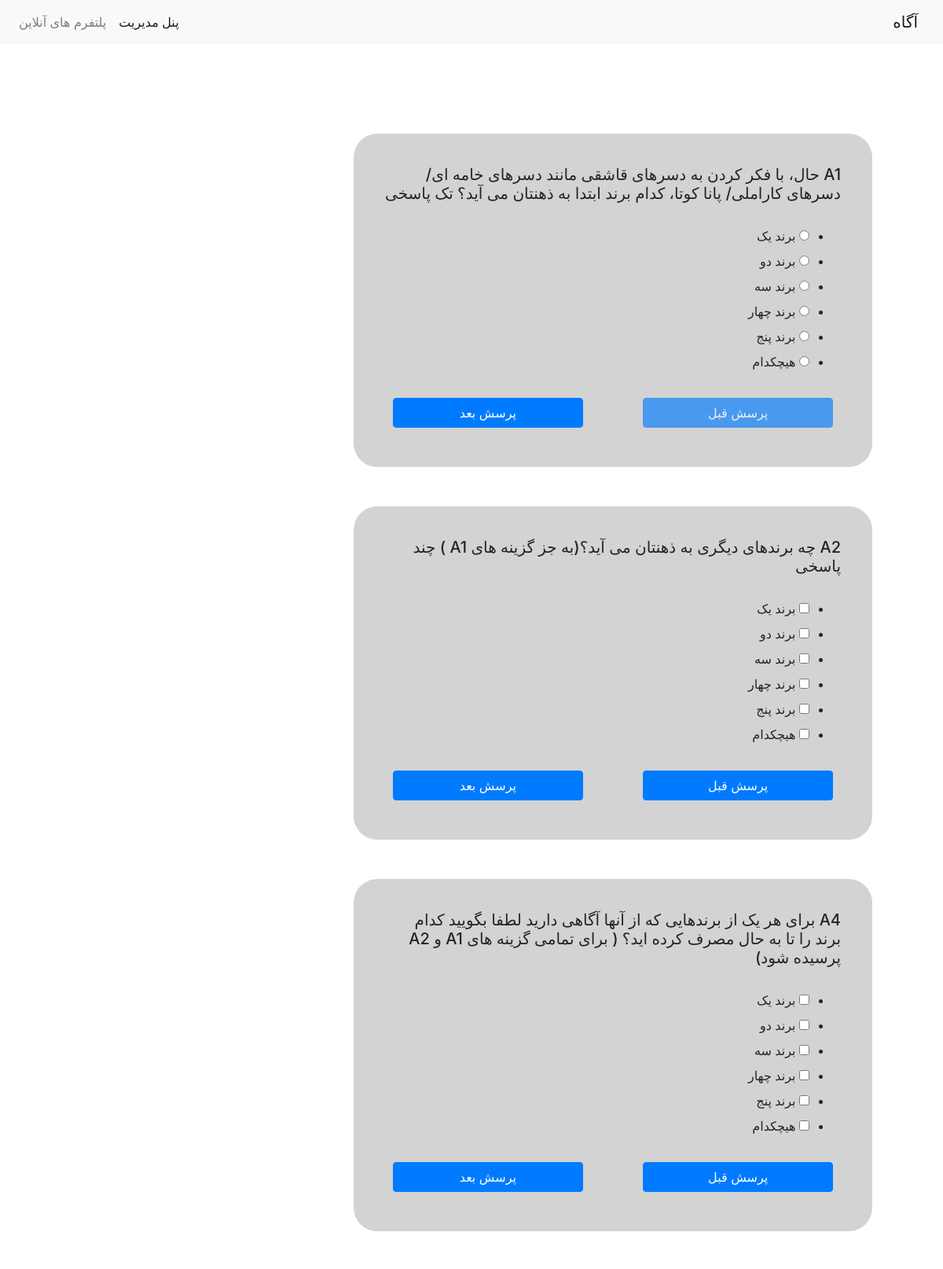
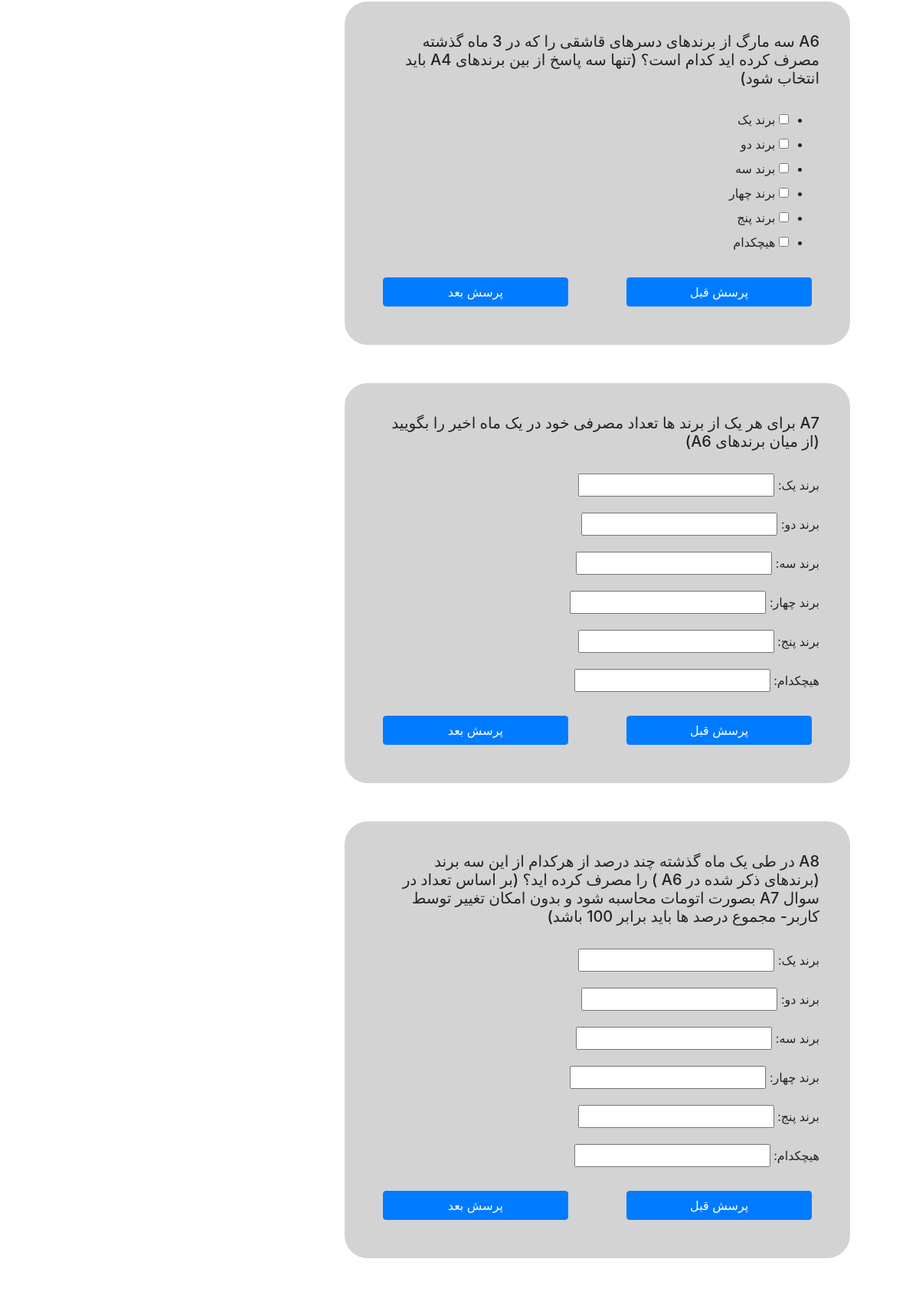
The app's page /agah/brand/ (signed in, upper part) with its own data (2 pictures, top to bottom).
### Agah/models.py (models this page shows, shortened)
class Question(models.Model):
    class Meta:
        verbose_name = 'پرسش'
        verbose_name_plural = 'پرسش'
        ordering = ['pk']
    survey = models.ForeignKey(verbose_name='پرسشنامه', to=Survey, on_delete=models.PROTECT, related_name='questions')
    code = models.CharField(verbose_name='شماره سوال', max_length=20)
    next_question = models.OneToOneField(verbose_name='سوال بعدی', to='Question', on_delete=models.PROTECT, null=True,
                                         blank=True, related_name='next', default=None)
    previous_question = models.OneToOneField(verbose_name='سوال قبلی', to='Question', on_delete=models.PROTECT,
                                             null=True,
                                             blank=True, related_name='previous')
    title = models.TextField(verbose_name='عنوان')
    question_choices = (('IntegerField', 'عدد'),
                        ('CharField', 'متن'),
                        ('ChoiceField', 'کرکره ی'),
                        ('RadioSelect', 'تک انتخاب'),
                        ('MultipleChoiceField', 'چند انتخاب'),)
    type = models.CharField(max_length=50, choices=question_choices, blank=True)

### Agah/views.py (the view, shortened to what this page needs)
# urls.py: path('brand/', views.Brand, name='brand'),
@csrf_protect
def Brand(request):
    answersheet = request.session.get('answersheet')
    try:
        answersheet = get_object_or_404(AnswerSheet, pk=answersheet)
    except:
        survey = get_object_or_404(Survey, title='پلتفرم‌های آنلاین')
        messages.info(request=request, message='شما پرسشنامه فعال ندارید')
        return redirect(reverse('agah:survey', args=[survey.pk]))
    A1 = Question.objects.get(code='A1')
    A2 = Question.objects.get(code='A2')
    A4 = Question.objects.get(code='A4')
    A6 = Question.objects.get(code='A6')
    A7 = Question.objects.get(code='A7')
    A8 = Question.objects.get(code='A8')
    A9 = Question.objects.get(code='A9')
    A10 = Question.objects.get(code='A10')
    A11 = Question.objects.get(code='A11')
    A12 = Question.objects.get(code='A12')
    if request.method == 'GET':
        A1_form = Brand_form(request.GET, instance={'brands': A1.options.all(), 'question': A1})
        A2_form = Brand_form(request.GET, instance={'brands': A1.options.all(), 'question': A2})
        A4_form = Brand_form(request.GET, instance={'brands': A1.options.all(), 'question': A4})
        A6_form = Brand_form(request.GET, instance={'brands': A1.options.all(), 'question': A6})
        A7_form = Brand_form(request.GET, instance={'brands': A1.options.all(), 'question': A7})
        A8_form = Brand_form(request.GET, instance={'brands': A1.options.all(), 'question': A8})
        A9_form = Brand_form(request.GET, instance={'brands': A1.options.all(), 'question': A9})
        A10_form = Brand_form(request.GET, instance={'brands': A1.options.all(), 'question': A10})
        A11_form = Brand_form(request.GET, instance={'brands': A1.options.all(), 'question': A11})
        A12_form = Brand_form(request.GET, instance={'brands': A1.options.all(), 'question': A12})
        context = {'A1': A1, 'A1_form': A1_form,
                   'A2': A2, 'A2_form': A2_form,
                   'A4': A4, 'A4_form': A4_form,
                   'A6': A6, 'A6_form': A6_form,
                   'A7': A7, 'A7_form': A7_form,
                   'A8': A8, 'A8_form': A8_form,
                   'A9': A9, 'A9_form': A9_form,
                   'A10': A10, 'A10_form': A10_form,
                   'A11': A11, 'A11_form': A11_form,
                   'A12': A12, 'A12_form': A12_form,
                   }
        return render(request, '../templates/Brand.html', context=context)

### templates/Brand.html (shortened to what this page needs)
{% extends 'Base.html' %}
{% block content %}
    <form method="post">
        <div class="question {{ A1.code }}">
            <h5>
                {{ A1.title }}
            </h5>
            {{ A1_form }}
            <div class="clearfix">
                <button type="button" value="next" name="{{ A1.code }}"
                        class="float-left btn btn-primary">
                    پرسش
                    بعد
                </button>
                <button disabled type="button" name="{{ A2.code }}" value="previous"
                        class="float-right btn btn-primary">
                    پرسش قبل
                </button>
            </div>
        </div>
        <div class="question  {{ A2.code }} ">
            <h5>
                {{ A2.title }}
            </h5>
            <div id="option">
                {{ A2_form }}
                <div class="clearfix">
                    <button type="button" name="{{ A2.code }}" value="previous"
                            class="float-right btn btn-primary">
                        پرسش قبل
                    </button>
                    <button type="button" name="{{ A2.code }}" value="next"
                            class="float-left btn btn-primary">پرسش
                        بعد
                    </button>
                </div>
            </div>
        </div>
        <div class="question  {{ A4.code }} ">
            <h5>
                {{ A4.title }}
            </h5>
            <div id="option">
                {{ A4_form }}
                <div class="clearfix">
                    <button type="button" name="{{ A4.code }}" value="previous"
                            class="float-right btn btn-primary">
                        پرسش قبل
                    </button>
                    <button type="button" name="{{ A4.code }}" value="next"
                            class="float-left btn btn-primary">پرسش
                        بعد
                    </button>
                </div>
            </div>
        </div>
        <div class="question  {{ A6.code }} ">
            <h5>
                {{ A6.title }}
            </h5>
            <div id="option">
                {{ A6_form }}
                <div class="clearfix">
                    <button type="button" name="{{ A6.code }}" value="previous"
                            class="float-right btn btn-primary">
                        پرسش قبل
                    </button>
                    <button type="button" name="{{ A6.code }}" value="next"
                            class="float-left btn btn-primary">پرسش
                        بعد
                    </button>
                </div>
            </div>
        </div>
        <div class="question  {{ A7.code }} ">
            <h5>
                {{ A7.title }}
            </h5>
            <div id="option">
                {{ A7_form.as_p }}
                <div class="clearfix">
                    <button type="button" name="{{ A7.code }}" value="previous"
                            class="float-right btn btn-primary">
                        پرسش قبل
                    </button>
                    <button type="button" name="{{ A7.code }}" value="next"
                            class="float-left btn btn-primary">پرسش
                        بعد
                    </button>
                </div>
            </div>
        </div>
        <div class="question  {{ A8.code }} ">
            <h5>
                {{ A8.title }}
            </h5>
            <div id="option">
                {{ A8_form.as_p }}
                <div class="clearfix">
                    <button type="button" name="{{ A8.code }}" value="previous"
                            class="float-right btn btn-primary">
                        پرسش قبل
                    </button>
                    <button type="button" name="{{ A8.code }}" value="next"
                            class="float-left btn btn-primary">پرسش
                        بعد
                    </button>
                </div>
            </div>
        </div>
    </form>
{% endblock %}

### templates/Brand.html (style rules this page uses)
button { margin: 10px; }

### templates/Base.html (style rules this page uses)
body { text-align: right; }
.question { background-color: lightgray; padding: 40px; margin: 50px 0px; border-radius: 30px; }
h5 { margin-bottom: 30px; }

### records on screen
Question: title "حال، با فکر کردن به دسرهای قاشقی مانند دسرهای خامه ای/ دسرهای کاراملی/ پانا کوتا، کدام برند ابتدا به ذهنتان می آید؟ تک پاسخی"
Question: title "چه برندهای دیگری به ذهنتان می آید؟(به جز گزینه های A1 ) چند پاسخی"
Question: title "برای هر یک از برندهایی که از آنها آگاهی دارید لطفا بگویید کدام برند را تا به حال مصرف کرده اید؟ ( برای تمامی گزینه های A1 و A2 پرسیده شود)"
Question: title "سه مارگ از برندهای دسرهای قاشقی را که در 3 ماه گذشته مصرف کرده اید کدام است؟ (تنها سه پاسخ از بین برندهای A4 باید انتخاب شود)"
Question: title "برای هر یک از برند ها تعداد مصرفی خود در یک ماه اخیر را بگویید (از میان برندهای A6)"
Question: title "در طی یک ماه گذشته چند درصد از هرکدام از این سه برند (برندهای ذکر شده در A6 ) را مصرف کرده اید؟ (بر اساس تعداد در سوال A7 بصورت اتومات محاسبه شود و بدون امکان تغییر توسط کاربر- مجموع درصد ها باید برابر 100 باشد)"
